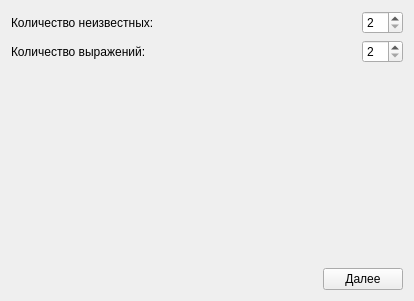
<?xml version="1.0" encoding="UTF-8"?>
<ui version="4.0">
 <class>ConditionDialog</class>
 <widget class="QWidget" name="ConditionDialog">
  <property name="geometry">
   <rect>
    <x>0</x>
    <y>0</y>
    <width>414</width>
    <height>301</height>
   </rect>
  </property>
  <property name="windowTitle">
   <string>Form</string>
  </property>
  <layout class="QVBoxLayout" name="verticalLayout_2">
   <item>
    <layout class="QVBoxLayout" name="generalLayout" stretch="0,0,0,0">
     <item>
      <layout class="QHBoxLayout" name="varLayout" stretch="1,0">
       <item>
        <widget class="QLabel" name="varLabel">
         <property name="text">
          <string>Количество неизвестных:</string>
         </property>
        </widget>
       </item>
       <item>
        <widget class="QSpinBox" name="varSpinBox">
         <property name="minimum">
          <number>2</number>
         </property>
         <property name="maximum">
          <number>10</number>
         </property>
        </widget>
       </item>
      </layout>
     </item>
     <item>
      <layout class="QHBoxLayout" name="exprHorizontalLayout" stretch="1,0">
       <item>
        <widget class="QLabel" name="exprLabel">
         <property name="text">
          <string>Количество выражений:</string>
         </property>
        </widget>
       </item>
       <item>
        <widget class="QSpinBox" name="exprSpinBox">
         <property name="minimum">
          <number>2</number>
         </property>
         <property name="maximum">
          <number>12</number>
         </property>
        </widget>
       </item>
      </layout>
     </item>
     <item>
      <spacer name="verticalSpacer">
       <property name="orientation">
        <enum>Qt::Vertical</enum>
       </property>
       <property name="sizeHint" stdset="0">
        <size>
         <width>20</width>
         <height>40</height>
        </size>
       </property>
      </spacer>
     </item>
     <item>
      <layout class="QHBoxLayout" name="buttonLayout">
       <item>
        <spacer name="horizontalSpacer">
         <property name="orientation">
          <enum>Qt::Horizontal</enum>
         </property>
         <property name="sizeHint" stdset="0">
          <size>
           <width>40</width>
           <height>20</height>
          </size>
         </property>
        </spacer>
       </item>
       <item>
        <widget class="QPushButton" name="pushButton">
         <property name="text">
          <string>Далее</string>
         </property>
        </widget>
       </item>
      </layout>
     </item>
    </layout>
   </item>
  </layout>
 </widget>
 <resources/>
 <connections/>
</ui>
